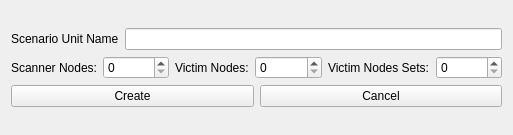
<?xml version="1.0" encoding="UTF-8"?>
<ui version="4.0">
 <class>newScenarioUnit_window</class>
 <widget class="QWidget" name="newScenarioUnit_window">
  <property name="enabled">
   <bool>true</bool>
  </property>
  <property name="geometry">
   <rect>
    <x>0</x>
    <y>0</y>
    <width>513</width>
    <height>135</height>
   </rect>
  </property>
  <property name="minimumSize">
   <size>
    <width>513</width>
    <height>135</height>
   </size>
  </property>
  <property name="maximumSize">
   <size>
    <width>513</width>
    <height>135</height>
   </size>
  </property>
  <property name="windowTitle">
   <string>New Scenario Unit</string>
  </property>
  <layout class="QGridLayout" name="NewScenarioUnitWindowLayout">
   <item row="0" column="0">
    <layout class="QVBoxLayout" name="mainLayout_newScenarioUnitWindow">
     <item>
      <layout class="QHBoxLayout" name="newScenarioUnitNameLayout_newScenarioUnitWindow">
       <item>
        <widget class="QLabel" name="newScenarioUnitNameLabel_newScenarioUnitWindow">
         <property name="text">
          <string>Scenario Unit Name</string>
         </property>
        </widget>
       </item>
       <item>
        <widget class="QLineEdit" name="newScenarioUnitNameInput_newScenarioUnitWindow"/>
       </item>
      </layout>
     </item>
     <item>
      <layout class="QHBoxLayout" name="newScenarioUnitNodesLayout_newScenarioUnitWindow">
       <item>
        <widget class="QLabel" name="scannerNodesLabel_newScenarioUnitWindow">
         <property name="text">
          <string>Scanner Nodes:</string>
         </property>
        </widget>
       </item>
       <item>
        <widget class="QSpinBox" name="scannerNodesSpinbox_newScenarioUnitWindow"/>
       </item>
       <item>
        <widget class="QLabel" name="victimNodesLabel_newScenarioUnitWindow">
         <property name="text">
          <string>Victim Nodes:</string>
         </property>
        </widget>
       </item>
       <item>
        <widget class="QSpinBox" name="victimNodesSpinbox_newScenarioUnitWindow"/>
       </item>
       <item>
        <widget class="QLabel" name="setNodesLabel_newScenarioUnitWindow">
         <property name="text">
          <string>Victim Nodes Sets:</string>
         </property>
        </widget>
       </item>
       <item>
        <widget class="QSpinBox" name="setNodesSpinbox_newScenarioUnitWindow"/>
       </item>
      </layout>
     </item>
     <item>
      <layout class="QHBoxLayout" name="newScenarioUnitButtonsLayout_newScenarioUnitWindow">
       <item>
        <widget class="QPushButton" name="newScenarioUnitCreateButton_newScenarioUnitWindow">
         <property name="text">
          <string>Create</string>
         </property>
        </widget>
       </item>
       <item>
        <widget class="QPushButton" name="newScenarioUnitCancelButton_newScenarioUnitWindow">
         <property name="text">
          <string>Cancel</string>
         </property>
        </widget>
       </item>
      </layout>
     </item>
    </layout>
   </item>
  </layout>
 </widget>
 <resources/>
 <connections/>
</ui>
